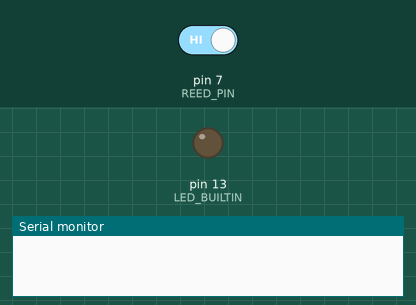
The sketch below on a simulated Arduino Uno, built with avr-gcc and run on an emulated ATmega328P. Shown: output pins drawn as LEDs (lit = HIGH), the last lines printed to the serial monitor. Inputs (shaded band) come from the test bench; at power-on: pin 7 (REED_PIN) HIGH.

Above: at 1.2 s.
1.3 s: pin 7 (REED_PIN) driven LOW
At 1.7 s:
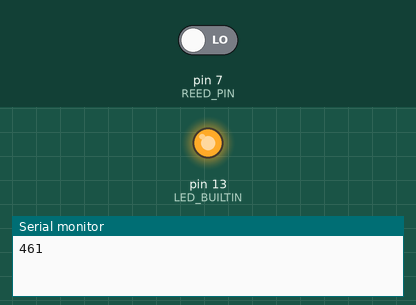
2.8 s: pin 7 (REED_PIN) driven HIGH
At 4.1 s:
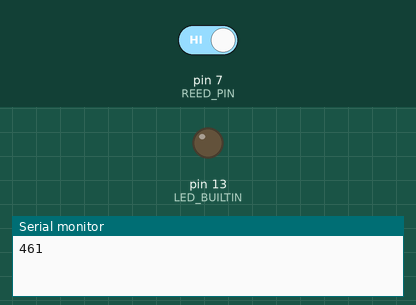
Timing chart, 0 to 5.8 s (numbered marks = the images above; inputs shaded):
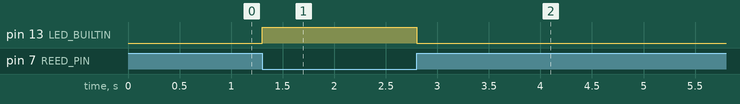

The sketch:

Reed_Speed.ino
```cpp
#define REED_PIN 7
#define HISTORY_SIZE 10

bool magnetized = false;
long start = 0;
long now = 0;

long history[HISTORY_SIZE];
int index = 0;

// the setup function runs once when you press reset or power the board
void setup()
{

  Serial.begin(9600);

  // initialize digital pin LED_BUILTIN as an output.
  pinMode(LED_BUILTIN, OUTPUT);

  // we're using INPUT_PULLUP, which means the internal resistor for that pin is being turned on
  // this means the default value of the pin is HIGH, and will only read LOW if we connect the pin to ground
  // by default, the reed switch is OPEN, which means it's NOT making a connection to ground
  // when a magnet comes into range of the switch, it will become CLOSED, which connects the pin to ground
  // so when pin reads LOW, we know the switch is being activated.
  pinMode(REED_PIN, INPUT_PULLUP);

//  Serial.println("Beginning test");
}

// the loop function runs over and over again forever
void loop()
{
//  if (millis() % 20 == 0) printInformation();

  if (digitalRead(REED_PIN) == LOW)
  {
    // reed switch is activated
    digitalWrite(LED_BUILTIN, HIGH);

    if (magnetized)
    {
      // magnet has already been sensed, so we're in the same short activation period. Do nothing
    }
    else
    {
      // this is the first time the magnet is being sensed for this activation period

      // update the bool
      magnetized = true;

      // for now, just a send a message to the console with the current time
//      Serial.print("Rising edge sensed at ");
//      Serial.println(millis());

      // calculate the change in time
      now = millis();

//      Serial.print("dt: "); Serial.println(now - start);
//      Serial.print("RPM: "); Serial.println(60000 / (now - start));

      // put the current delta t value into the array
      history[index] = now - start;

      // increment the index variable
      incrementIndex();

      // print the current history information
      printInformation();

      start = now;
    }
  }
  else
  {
    // reed switch is not activated
    digitalWrite(LED_BUILTIN, LOW);

    if (magnetized)
    {
      // the magnet sensing period has ended, update the bool
      magnetized = false;
    }
    else
    {
      // we're currently in a trough, do nothing
    }
  }
}

long historySum()
{
  long sum = 0;

  for (int ii = 0; ii < HISTORY_SIZE; ++ii)
  {
    sum += history[ii];
  }

  return sum;
}

void incrementIndex()
{
  index = (index + 1) % HISTORY_SIZE;
}

void printInformation()
{
//  Serial.print("Average RPM: ");
//  Serial.print(" ");
  Serial.println( 60000 * HISTORY_SIZE / historySum() );
}
```

Measured:
- after the input at 1.3 s, pin 13 (LED_BUILTIN): LOW → HIGH at once
- after the input at 2.8 s, pin 13 (LED_BUILTIN): HIGH → LOW at once
